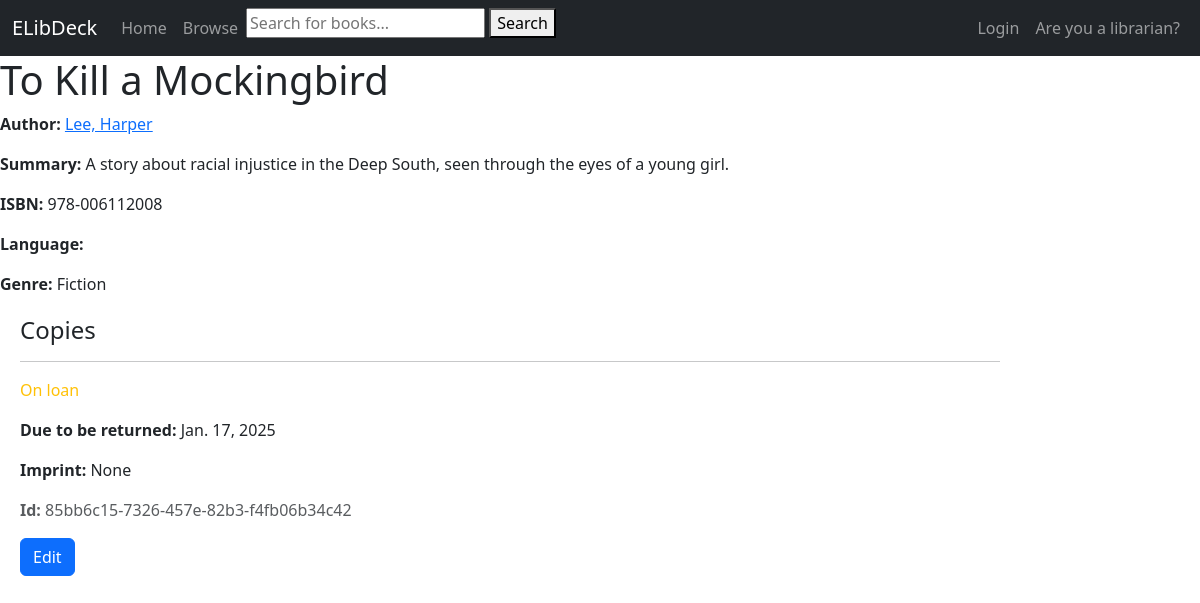
Before: /book/1 with the older database file.
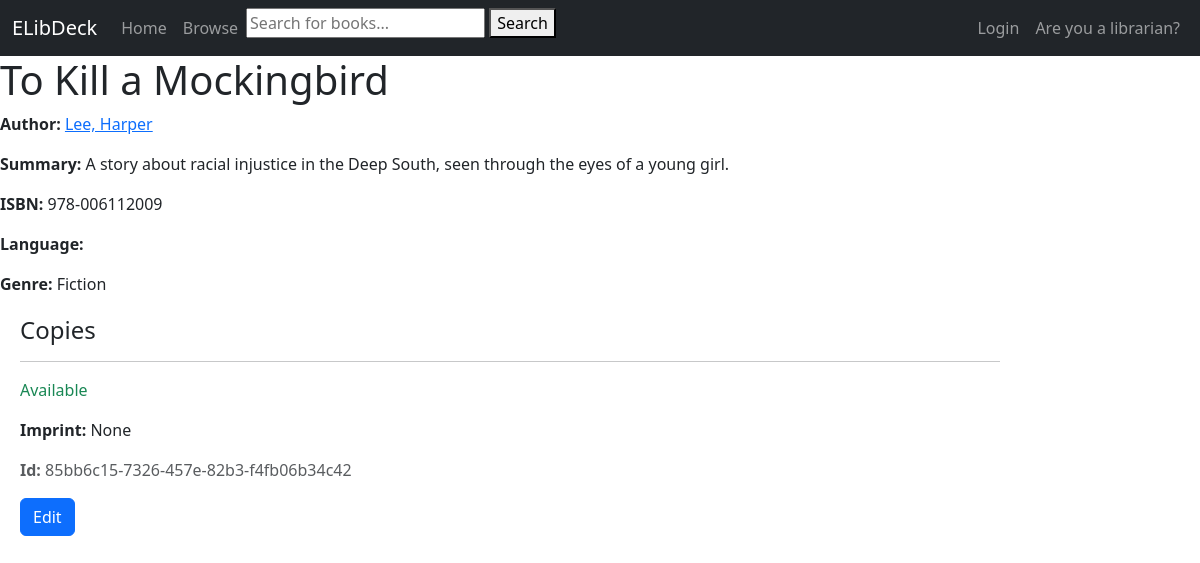
After: the same page with the newer database file.
### books_catalog/models.py (models this page shows, shortened)
class Book(models.Model):
    title = models.CharField(max_length=255, blank=True, null=True, help_text='Title of book')
    author = models.ForeignKey('Author', on_delete=models.RESTRICT, null=True)
    summary = models.TextField(max_length=1000, help_text="Enter a brief description of the book.", blank=True,
                               null=True)
    isbn = models.CharField('ISBN', max_length=13, unique=True, help_text='13 character ISBN', blank=True, null=True)
    genre = models.ManyToManyField(Genre, help_text='Select a genre for this book.')
    cover_image = models.ImageField(upload_to='MEDIA_ROOT/covers/', blank=True, null=True)
    publication_date = models.IntegerField(blank=True, null=True, help_text='Date of publication')
    class Meta:
        ordering = ['title', '-publication_date']

class Author(models.Model):
    first_name = models.CharField(max_length=100)
    last_name = models.CharField(max_length=100)
    date_of_birth = models.DateField(null=True, blank=True)
    date_of_death = models.DateField('Died', null=True, blank=True)
    class Meta:
        ordering = ['last_name', 'first_name']
    def get_absolute_url(self):
        return reverse('books_catalog:author-detail', args=[str(self.id)])
    def __str__(self):
        return f'{self.last_name}, {self.first_name}'

class Genre(models.Model):
    name = models.CharField(
        max_length=200,
        unique=True,
        help_text="Enter a book genre (e.g. Fantasy, Sci-Fi, Adventure, etc.), case-insensitive"
    )
    def __str__(self):
        return self.name
    class Meta:
        constraints = [
            UniqueConstraint(
                Lower('name'),
                name='genre_case_insensitive_unique',
                violation_error_message="Genre already exists (case insensitive match)"
            ),
        ]

class BookInstance(models.Model):
    id = models.UUIDField(primary_key=True, default=uuid.uuid4,
                          help_text="Unique ID for this particular book across whole library")
    book = models.ForeignKey('Book', on_delete=models.RESTRICT, null=True)
    imprint = models.CharField(max_length=200, blank=True, null=True)
    due_date = models.DateField(null=True, blank=True)
    borrower = models.ForeignKey(settings.AUTH_USER_MODEL, on_delete=models.SET_NULL, null=True, blank=True)
    LOAN_STATUS = (
        ('o', 'On loan'),
        ('a', 'Available'),
        ('r', 'Reserved'),
    )
    total_late_fee = models.DecimalField(max_digits=5, decimal_places=2, default=0.00)
    status = models.CharField(
        max_length=1,
        choices=LOAN_STATUS,
        blank=True,
        default='m',
        help_text='Book availability',
    )
    class Meta:
        ordering = ['due_date']
        permissions = (("can_mark_returned", "Set book as returned"),)

### books_catalog/views.py (the view)
# urls.py: path('book/<int:pk>', views.BookDetailView.as_view(), name='book-detail'),
class BookDetailView(generic.DetailView):
    model = Book
    template_name = 'books_catalog/book_detail.html'
    context_object_name = 'book'

### books_catalog/templates/books_catalog/book_detail.html
{% extends 'generic.html' %}
{% block content %}
    <h1>{{ book.title }}</h1>
    <p><strong>Author:</strong> <a href="{{ book.author.get_absolute_url }}">{{ book.author }}</a></p>
    <p><strong>Summary:</strong> {{ book.summary }}</p>
    <p><strong>ISBN:</strong> {{ book.isbn }}</p>
    <p><strong>Language:</strong> {{ book.language }}</p>
    <p><strong>Genre:</strong> {{ book.genre.all|join:", " }}</p>
    <div style="margin-left:20px;margin-top:20px">
        <h4>Copies</h4>
        {% for copy in book.bookinstance_set.all %}
            <hr/>
            <p
                    class="{% if copy.status == 'a' %}text-success{% elif copy.status == 'm' %}text-danger{% else %}text-warning{% endif %}">
                {{ copy.get_status_display }}
            </p>
            {% if copy.status != 'a' %}
                <p><strong>Due to be returned:</strong> {{ copy.due_date }}</p>
            {% elif copy.status == 'a' and user.is_authenticated and not perms.books_catalog.can_mark_returned %}
                <p><a href="{% url 'books_catalog:borrow-book' copy.id %}" class="btn">Borrow book</a></p>
            {% endif %}
            <p><strong>Imprint:</strong> {{ copy.imprint }}</p>
            <p class="text-muted"><strong>Id:</strong> {{ copy.id }}</p>
            <a href="{% url 'books_catalog:update-book' pk=book.pk %}" class="btn btn-primary">Edit</a>
        {% endfor %}
    </div>
{% endblock %}

### templates/generic.html (shortened to what this page needs)
<!DOCTYPE html>
<html lang="en">
<head>
    <link href="https://cdn.jsdelivr.net/npm/bootstrap@5.3.0-alpha1/dist/css/bootstrap.min.css"
          rel="stylesheet"/>
</head>
<body>
<nav class="navbar navbar-expand-sm navbar-dark bg-dark">
    <div class="container-fluid">
        <a class="navbar-brand" href="{% url 'books_catalog:landing-page' %}">ELibDeck</a>
        <div class="collapse navbar-collapse" id="navbarNav">
            <ul class="navbar-nav">
                <li class="nav-item">
                    <a class="nav-link" href="{% url 'books_catalog:landing-page' %}">Home</a>
                </li>
                <li class="nav-item">
                    <a class="nav-link" href="{% url 'books_catalog:books' %}">Browse</a>
                </li>
                <li class="nav-item">
                    <form method="get" action="{% url 'books_catalog:search' %}">
                        <input type="text" name="q" placeholder="Search for books..." value="{{ query }}">
                        <button type="submit">Search</button>
                    </form>
                </li>
            </ul>
            <ul class="navbar-nav ms-auto">
                {% if user.is_authenticated %}
                    <li class="nav-item"><a class="nav-link" href="">{{ user.get_username }}</a></li>
                    <li class="nav-item">
                        <a class="nav-link" href="{% url 'account_logout' %}">Logout</a>
                    </li>
                {% else %}
                    <li class="nav-item">
                        <a class="nav-link" href="{% url 'account_login' %}?next={{ request.path }}">Login</a>
                    </li>
                    <li class="nav-item">
                        <a class="nav-link" href="{% url 'users:librarian-login' %}?next={{ request.path }}">Are you a
                            librarian?</a>
                    </li>
                {% endif %}
            </ul>
        </div>
    </div>
</nav>
<div class="col-sm-10">
    {% block content %}
    {% endblock %}
</div>
</body>
</html>

Changed rows visible on the page:
changed Book "To Kill a Mockingbird": isbn "978-006112008" → "978-006112009"
changed BookInstance "None": status "On loan" → "Available"; due_date "Jan. 17, 2025" → (not shown)
